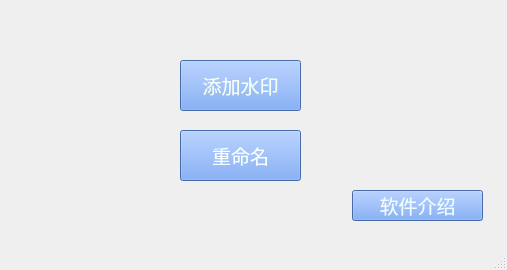
<?xml version="1.0" encoding="UTF-8"?>
<ui version="4.0">
 <class>MainWindow</class>
 <widget class="QMainWindow" name="MainWindow">
  <property name="geometry">
   <rect>
    <x>0</x>
    <y>0</y>
    <width>507</width>
    <height>270</height>
   </rect>
  </property>
  <property name="font">
   <font>
    <family>方正舒体</family>
    <pointsize>18</pointsize>
   </font>
  </property>
  <property name="windowTitle">
   <string>图片批量处理器</string>
  </property>
  <property name="windowIcon">
   <iconset>
    <normaloff>image/title.ico</normaloff>image/title.ico</iconset>
  </property>
  <property name="autoFillBackground">
   <bool>true</bool>
  </property>
  <widget class="QWidget" name="centralwidget">
   <widget class="QPushButton" name="pushButton">
    <property name="geometry">
     <rect>
      <x>180</x>
      <y>60</y>
      <width>121</width>
      <height>51</height>
     </rect>
    </property>
    <property name="font">
     <font>
      <family>方正舒体</family>
      <pointsize>14</pointsize>
     </font>
    </property>
    <property name="autoFillBackground">
     <bool>false</bool>
    </property>
    <property name="styleSheet">
     <string notr="true">background-color: rgb(100, 149, 237);
color: rgb(244, 255, 244);</string>
    </property>
    <property name="text">
     <string>添加水印</string>
    </property>
   </widget>
   <widget class="QPushButton" name="pushButton_2">
    <property name="geometry">
     <rect>
      <x>180</x>
      <y>130</y>
      <width>121</width>
      <height>51</height>
     </rect>
    </property>
    <property name="font">
     <font>
      <family>方正舒体</family>
      <pointsize>14</pointsize>
     </font>
    </property>
    <property name="styleSheet">
     <string notr="true">background-color: rgb(100, 149, 237);
color: rgb(247, 254, 255);</string>
    </property>
    <property name="text">
     <string>重命名</string>
    </property>
   </widget>
   <widget class="QPushButton" name="pushButton_3">
    <property name="geometry">
     <rect>
      <x>352</x>
      <y>190</y>
      <width>131</width>
      <height>31</height>
     </rect>
    </property>
    <property name="font">
     <font>
      <family>方正舒体</family>
      <pointsize>14</pointsize>
     </font>
    </property>
    <property name="styleSheet">
     <string notr="true">background-color: rgb(100, 149, 237);
color: rgb(240, 253, 255);</string>
    </property>
    <property name="text">
     <string>软件介绍</string>
    </property>
   </widget>
  </widget>
  <widget class="QStatusBar" name="statusbar"/>
 </widget>
 <resources/>
 <connections>
  <connection>
   <sender>pushButton</sender>
   <signal>clicked()</signal>
   <receiver>MainWindow</receiver>
   <slot>openMark()</slot>
   <hints>
    <hint type="sourcelabel">
     <x>266</x>
     <y>119</y>
    </hint>
    <hint type="destinationlabel">
     <x>361</x>
     <y>116</y>
    </hint>
   </hints>
  </connection>
  <connection>
   <sender>pushButton_2</sender>
   <signal>clicked()</signal>
   <receiver>MainWindow</receiver>
   <slot>openRename()</slot>
   <hints>
    <hint type="sourcelabel">
     <x>264</x>
     <y>184</y>
    </hint>
    <hint type="destinationlabel">
     <x>391</x>
     <y>188</y>
    </hint>
   </hints>
  </connection>
  <connection>
   <sender>pushButton_3</sender>
   <signal>clicked()</signal>
   <receiver>MainWindow</receiver>
   <slot>about()</slot>
   <hints>
    <hint type="sourcelabel">
     <x>429</x>
     <y>206</y>
    </hint>
    <hint type="destinationlabel">
     <x>430</x>
     <y>223</y>
    </hint>
   </hints>
  </connection>
 </connections>
 <slots>
  <slot>openMark()</slot>
  <slot>openRename()</slot>
  <slot>about()</slot>
 </slots>
</ui>
